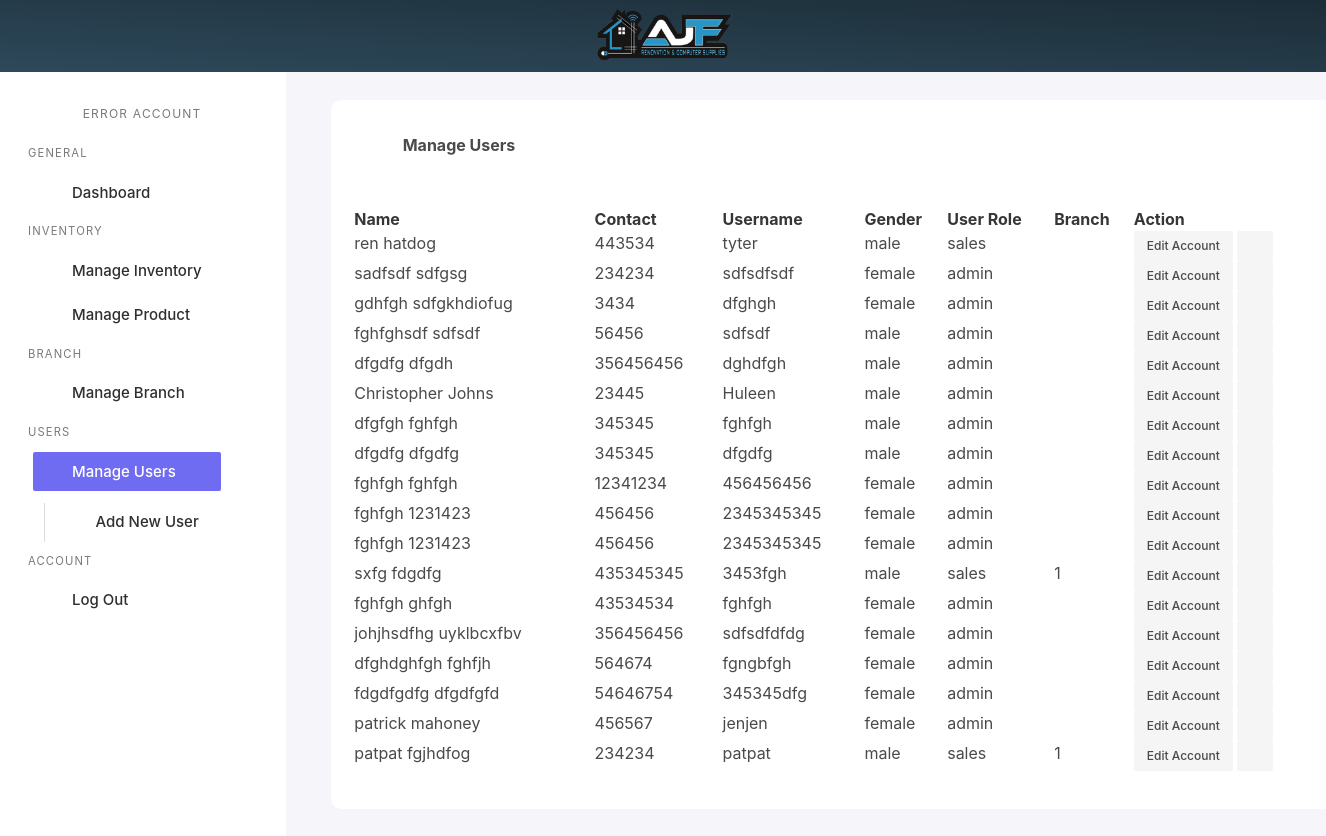
/webpages/adminportal/adminportal-users.php, run on an earlier commit of the app's database.
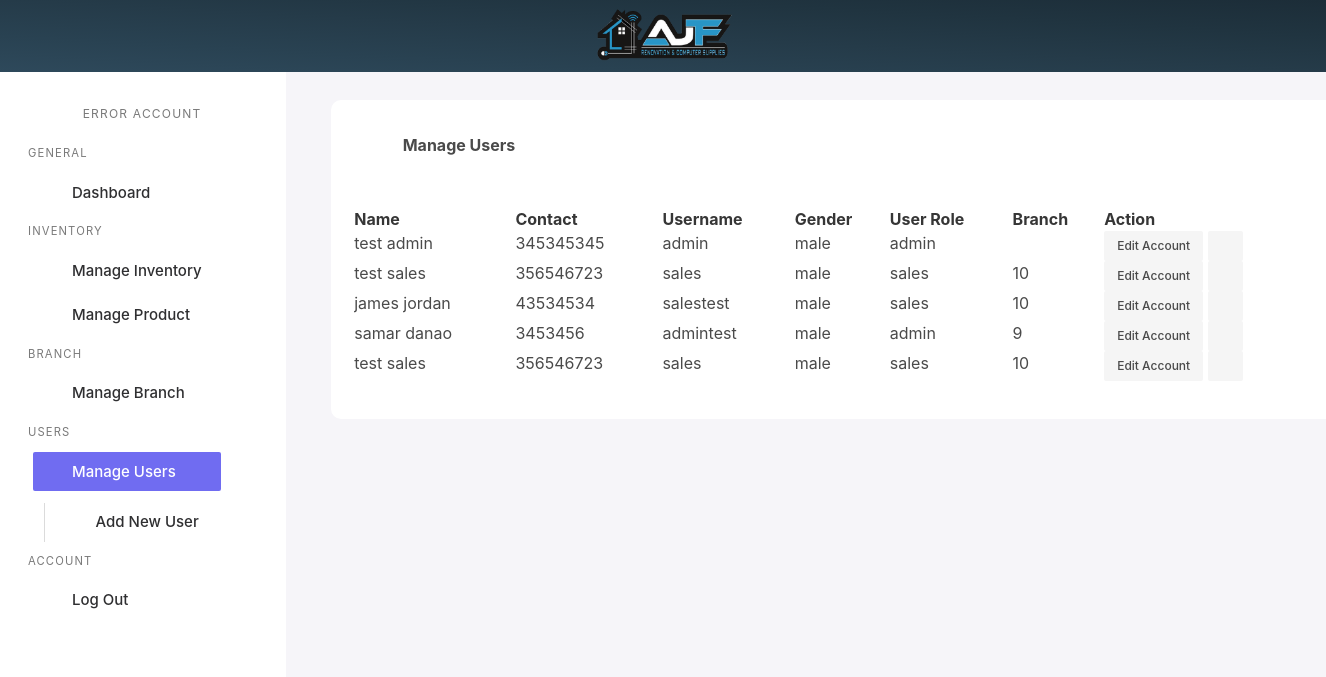
And on a later commit of the database.
### tables this page shows
CREATE TABLE `tbl_users` (
  `userid` int(11) NOT NULL,
  `username` varchar(256) NOT NULL,
  `userpassword` varchar(256) NOT NULL,
  `datecreated` int(11) NOT NULL,
  `contacts` int(20) NOT NULL,
  `usertype` varchar(256) NOT NULL,
  `branchid` int(10) DEFAULT NULL,
  `firstname` varchar(256) NOT NULL,
  `lastname` varchar(256) NOT NULL,
  `gender` varchar(6) NOT NULL
);

### webpages/adminportal/adminportal-users.php (the view, shortened to what this page needs)
<?php
include "header.php";
$user_query = ("SELECT * FROM `tbl_users`");
$data = mysqli_query($conn, $user_query);
?>
<div class="columns">
    <div id="sidenavcustom" class="column is-narrow navigationbar">
        <?php include "sidenavigation.php" ?>
    </div>
    <div class="column is-10">
        <div class="rows card is-shadowless animate__animated animate__fadeInDown">
            <div class="row is-full">
                <div class="columns">
                <div class="column">
                    <div style="margin-bottom:50px;">
                        <span class="icon">
                            <i class="fas fa-user fa-2x"></i>
                        </span>
                        <span class="portal-font">Manage Users</span></div>
                    <div class="column">
                        <table class="display" cellspacing="0" width="100%">
                            <thead>
                                <tr>
                                    <th>Name</th>
                                    <th>Contact</th>
                                    <th>Username</th>
                                    <th>Gender</th>
                                    <th>User Role</th>
                                    <th>Branch</th>
                                    <th>Action</th>
                                </tr>
                            </thead>
                            <tbody>
                                <?php while ($row = mysqli_fetch_assoc($data)) { ?>
                                <tr>
                                    <td><?php echo ($row["firstname"] . " " .  $row["lastname"]) ?></td>
                                    <td><?php echo $row["contacts"]; ?></td>
                                    <td><?php echo $row["username"]; ?></td>
                                    <td><?php echo $row["gender"]; ?></td>
                                    <td><?php echo $row["usertype"]; ?></td>
                                    <td><?php echo $row["branchid"]; ?></td>
                                    <td>
                                        <a href='adminportal-users-edituser.php?userid=<?php echo $row["jobid"]; ?>' class="button is-light is-small">
                                            Edit Account
                                        </a>
                                        <a onclick=confirmDelete(<?php echo $row["jobid"]; ?>) class="button is-light is-small">
                                            <i class="fas fa-trash-alt"></i>
                                        </a>
                                    </td>
                                </tr>
                                <?php } ?>
                            </tbody>
                        </table>
                    </div>
                </div>
            </div>
        </div>
    </div>
</div>
</body>
</html>

### webpages/adminportal/header.php (shortened to what this page needs)
<!DOCTYPE html>
<html lang="en">
<head>
    <?php include "../headlinks.php" ?>
</head>
<body>
    <nav class="navbar" role="navigation" aria-label="main navigation" >
    <?php include "topnavigation.php" ?>
    </nav>

### webpages/headlinks.php (shortened to what this page needs)
<?php if (basename($_SERVER['PHP_SELF']) == 'index.php') { ?>
<link rel="stylesheet" href="../api/bulma.min.css">
<link rel="stylesheet" href="../style/styles.css">
<link rel="stylesheet" href="../api/all.css">
<link rel="stylesheet" href="../api/jquery.dataTables.min.css">
<link rel="stylesheet" href="../api/dataTables.bulma.css" />
<link rel="stylesheet" href="../api/bulma-divider.min.css">
<link rel="stylesheet" href="../api/animate.min.css">
<link rel="stylesheet" href="../node_modules/@fortawesome/fontawesome-free/css/all.css">
<?php } else {  ?>
<link rel="stylesheet" href="../../api/bulma.min.css">
<link rel="stylesheet" href="../../style/styles.css">
<link rel="stylesheet" href="../../api/all.css">
<link rel="stylesheet" href="../../api/jquery.dataTables.min.css">
<link rel="stylesheet" href="../../api/dataTables.bulma.css" />
<link rel="stylesheet" href="../../api/bulma-divider.min.css">
<link rel="stylesheet" href="../../api/animate.min.css">
<link rel="stylesheet" href="../../node_modules/@fortawesome/fontawesome-free/css/all.css">
<?php } ?>

### webpages/adminportal/topnavigation.php (shortened to what this page needs)
<div class="navbar-brand">
    <a href="http://localhost/pos/webpages/hrportal/hrportal-dashboard.php">
        <img id="ajficon" src="../../assets//icon.PNG" width=150 alt="AJF ICON">
    </a>
</div>

### webpages/adminportal/sidenavigation.php (shortened to what this page needs)
<?php
$url = basename($_SERVER['PHP_SELF']);
?>
<aside id="sidenav" class="menu animate__animated animate__fadeIn__faster">
    <div id="navbarBasicExample" class="navbar-menu is-shadowless" style="background-color: white;">
        <div id="list-type">
            <p class="menu-label employee-identification">
                <?php if($_SESSION['usertype'] == "admin") { echo "Administrator"; } else { echo "error account"; } ?> </br>
            </p>
            <div class="list-view">
                <p class="menu-label"> general</p>
                <ul class="menu-list">
                    <li>
                        <?php sidenav($url, "adminportal-dashboard.php", "Dashboard", "fa-tachometer-alt")?>
                    </li>
                </ul>
                <p class="menu-label"> Inventory</p>
                <ul class="menu-list">
                    <li>
                    </li>
                </ul>
                <ul class="menu-list">
                    <li>
                            </li>
                        </ul>
                <p class="menu-label"> Branch </p>
                <ul class="menu-list">
                    <li>
                            </li>
                        </ul>
                <p class="menu-label"> Users </p>
                <ul class="menu-list">
                    <li>
                        <?php sidenav($url, "adminportal-users.php", "Manage Users", "fa-users");
                        if ($url == 'adminportal-users.php' || $url == 'adminportal-users-adduser.php' || $url == 'adminportal-users-edituser.php') { ?>
                        <ul>
                            <li>
                            <?php sidenav($url, "adminportal-users-adduser.php", "Add New User", "fa-user-plus"); } ?>
                            </li>
                        </ul>
                    </li>
                </ul>
                <p class="menu-label"> Account </p>
                <ul class="menu-list">
                    <li style="list-style-type:none;">
                        <a id="logout" class="selection">
                            <span class="icon-text ">
                                <span class="icon">
                                    <i class="fas fa-sign-out-alt"></i>
                                </span>
                                <span>Log Out</span>
                            </span>
                        </a>
                    </li>
                </ul>
            </div>
        </div>
    </div>
</aside>
<?php
function sidenav($relative, $directory, $navname , $icon) {
    if ($relative == $directory) { $activebox = "activebox disabled"; $selection = "activebox-font-color"; } else { $activebox = "selection";}
    echo "<a class='$activebox'";
    echo "href='$directory'>";
    echo "<span class='icon-text $selection'>";
    echo "<span class='icon'><i class='fas $icon'></i></span>";
    echo "<span>$navname</span>";
    echo "</span>";
    echo "</a>";
}
?>

### style/styles.css (style rules this page uses)
html { font-family: 'Inter', sans-serif; }
* { font-family: 'Inter', sans-serif; }
html, body, .hrportal-dashboard { width: 100%; height: 100%; background-color: #F6F5F9; }
.card { border-radius: 10px; }
li { list-style-type:none; }
nav { background-image: linear-gradient(to right top, #2e495b, #294252, #253b49, #203440, #1c2d38); }
.navbar .navbar-brand { margin: auto; }
.column { padding:0; }
.columns { height:100%; }
.button { background-color: #34495E; color: #f5f5f5; font-weight: 500; }
.activebox { background-color: #706CF1; border-radius: 5px; }
.rows { display: flex; flex-direction: column; margin:40px 50px 50px 35px; }
.row { margin:40px 50px 50px 35px; }
.menu-list { margin:5px; }
#sidenavcustom { margin:10px; }
.portal-font { font-weight: bold; margin:20px; }
.disabled { pointer-events: none; cursor: default; }
.activebox-font-color { color:white; }
.employee-identification { text-align: center; margin:30px 0em 0em 0em; padding-top: 5px; }
#sidenavcustom { background-color:white; }
.list-view { margin:1.5em 4em 2em 2em; color:white; font-size: 15px; }
#navbarBasicExample #list-type li a { color:#2F2F31; font-weight: 500; }

### api/all.css (style rules this page uses)
.fa, .fas, .far, .fal, .fad, .fab { -moz-osx-font-smoothing: grayscale; -webkit-font-smoothing: antialiased; display: inline-block; font-style: normal; font-variant: normal; text-rendering: auto; line-height: 1; }
.fa-2x { font-size: 2em; }
.fa-archive:before { content: "\f187"; }
.fa-sign-out-alt:before { content: "\f2f5"; }
.fa-store:before { content: "\f54e"; }
.fa-tachometer-alt:before { content: "\f3fd"; }
.fa-trash-alt:before { content: "\f2ed"; }
.fa-user:before { content: "\f007"; }
.fa-user-plus:before { content: "\f234"; }
.fa-users:before { content: "\f0c0"; }

What changed in the data, as far as the page shows it:
removed tbl_users: firstname "ren", lastname "hatdog", contacts "443534", username "tyter", gender "male", usertype "sales"
removed tbl_users: firstname "sadfsdf", lastname "sdfgsg", contacts "234234", username "sdfsdfsdf", gender "female", usertype "admin"
removed tbl_users: firstname "gdhfgh", lastname "sdfgkhdiofug", contacts "3434", username "dfghgh", gender "female", usertype "admin"
removed tbl_users: firstname "fghfghsdf", lastname "sdfsdf", contacts "56456", username "sdfsdf", gender "male", usertype "admin"
removed tbl_users: firstname "dfgdfg", lastname "dfgdh", contacts "356456456", username "dghdfgh", gender "male", usertype "admin"
removed tbl_users: firstname "Christopher", lastname "Johns", contacts "23445", username "Huleen", gender "male", usertype "admin"
removed tbl_users: firstname "dfgfgh", lastname "fghfgh", contacts "345345", username "fghfgh", gender "male", usertype "admin"
removed tbl_users: firstname "dfgdfg", lastname "dfgdfg", contacts "345345", username "dfgdfg", gender "male", usertype "admin"
removed tbl_users: firstname "fghfgh", lastname "fghfgh", contacts "12341234", username "456456456", gender "female", usertype "admin"
removed tbl_users: firstname "fghfgh", lastname "1231423", contacts "456456", username "2345345345", gender "female", usertype "admin"
removed tbl_users: firstname "fghfgh", lastname "1231423", contacts "456456", username "2345345345", gender "female", usertype "admin"
removed tbl_users: firstname "sxfg", lastname "fdgdfg", contacts "435345345", username "3453fgh", gender "male", usertype "sales", branchid "1"
removed tbl_users: firstname "fghfgh", lastname "ghfgh", contacts "43534534", username "fghfgh", gender "female", usertype "admin"
removed tbl_users: firstname "johjhsdfhg", lastname "uyklbcxfbv", contacts "356456456", username "sdfsdfdfdg", gender "female", usertype "admin"
removed tbl_users: firstname "dfghdghfgh", lastname "fghfjh", contacts "564674", username "fgngbfgh", gender "female", usertype "admin"
removed tbl_users: firstname "fdgdfgdfg", lastname "dfgdfgfd", contacts "54646754", username "345345dfg", gender "female", usertype "admin"
removed tbl_users: firstname "patrick", lastname "mahoney", contacts "456567", username "jenjen", gender "female", usertype "admin"
removed tbl_users: firstname "patpat", lastname "fgjhdfog", contacts "234234", username "patpat", gender "male", usertype "sales", branchid "1"
added tbl_users: firstname "test", lastname "admin", contacts "345345345", username "admin", gender "male", usertype "admin"
added tbl_users: firstname "test", lastname "sales", contacts "356546723", username "sales", gender "male", usertype "sales", branchid "10"
added tbl_users: firstname "james", lastname "jordan", contacts "43534534", username "salestest", gender "male", usertype "sales", branchid "10"
added tbl_users: firstname "samar", lastname "danao", contacts "3453456", username "admintest", gender "male", usertype "admin", branchid "9"
added tbl_users: firstname "test", lastname "sales", contacts "356546723", username "sales", gender "male", usertype "sales", branchid "10"
